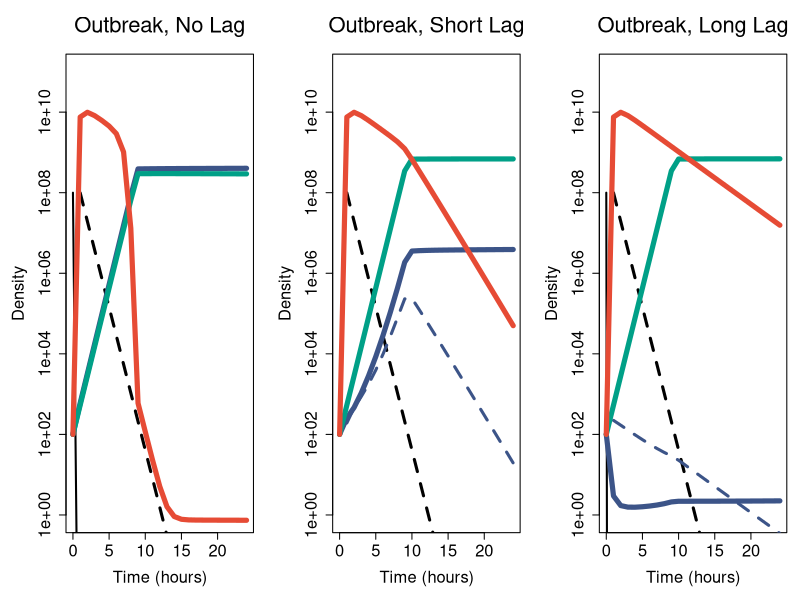
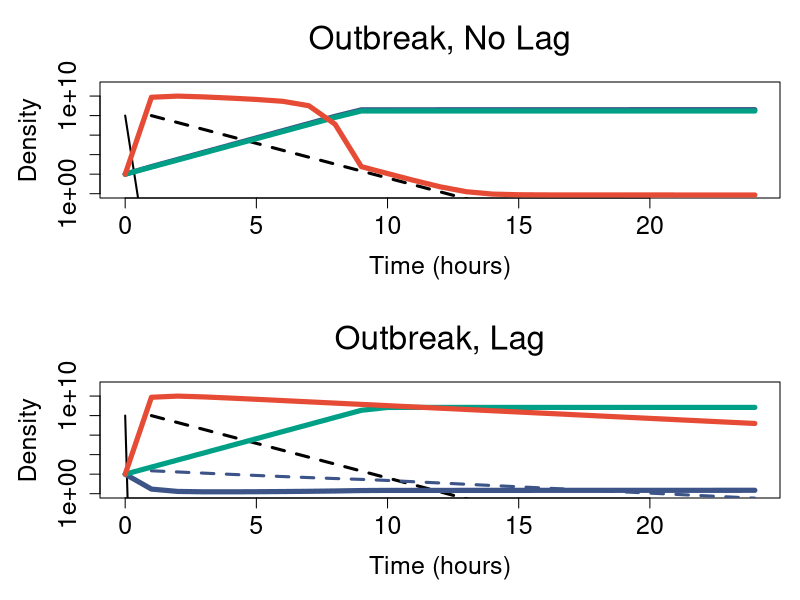
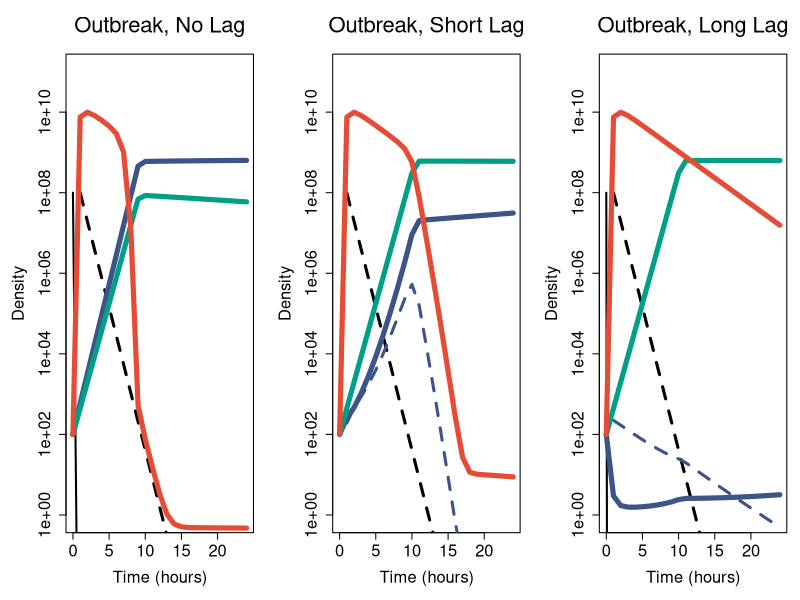
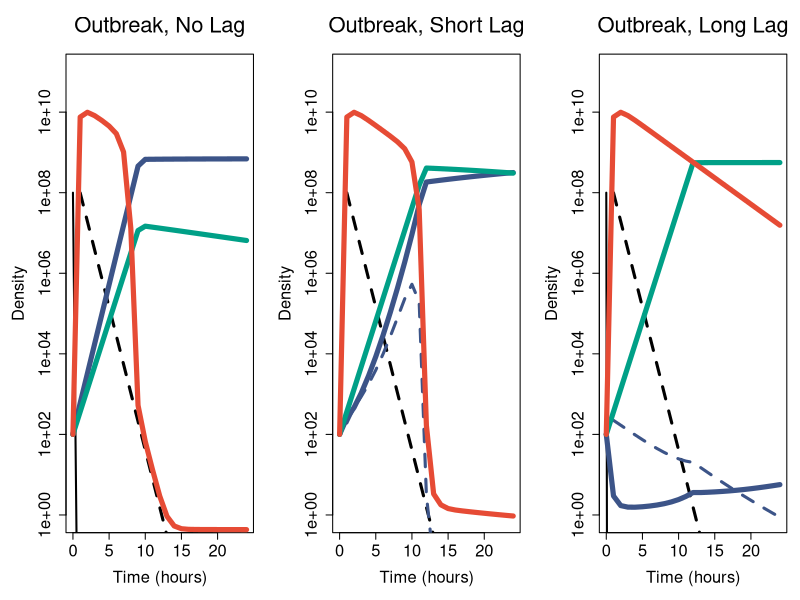
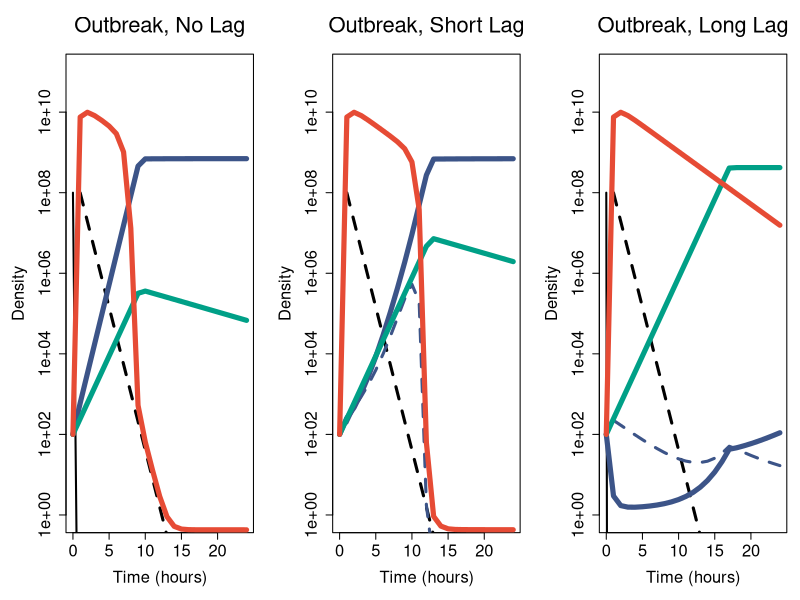
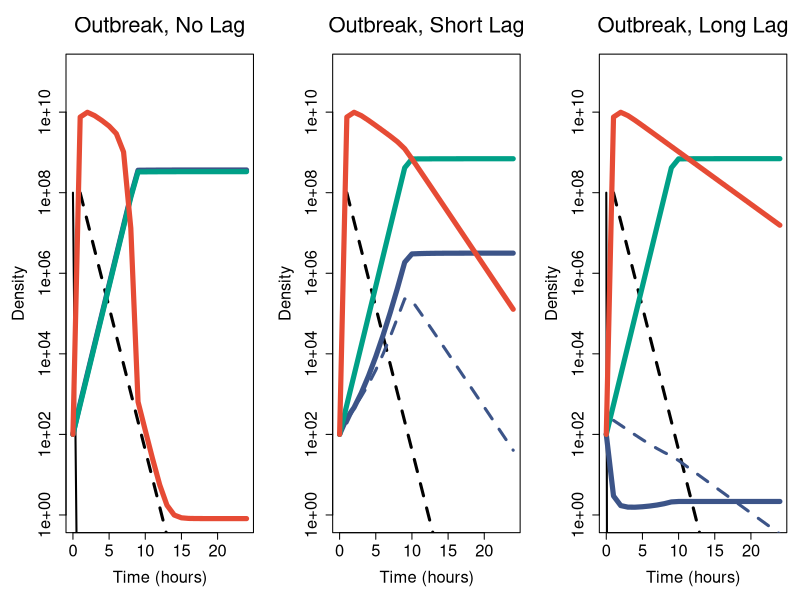
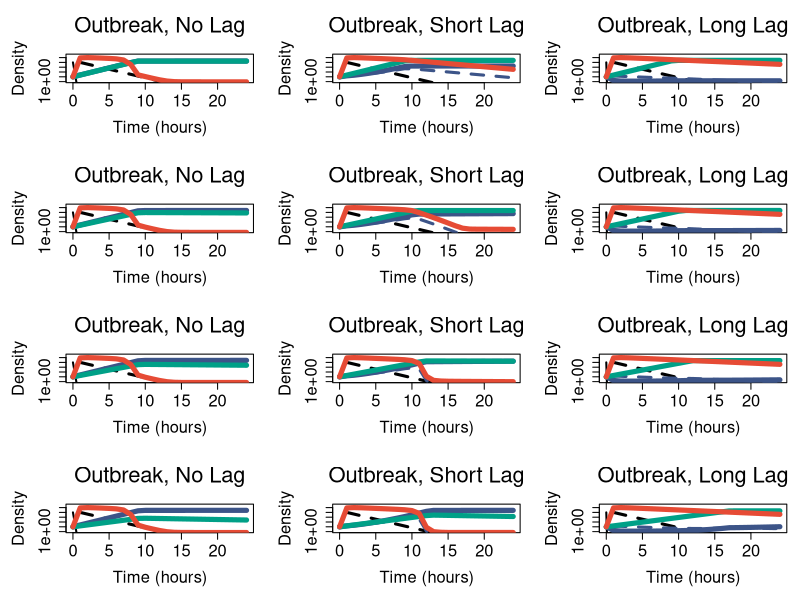

The R source for these figures, in order:

# JLW -2020

# Early infection dynamics during an outbreak (24 hrs w/ susceptible initial population)
# Panels A, B, C

# Load Packages
library(deSolve)
library(ggsci)
library(scales)

# Lag System
autoimmunitySystem <- function(t, state, parameters) {
  with(as.list(c(state, parameters)),{
    # rate of change
    V <- max(V,0)
    U <- max(U,0)
    D <- max(D,0)
    SM <- max(SM,0)
    I <- max(I,0)
    Id <- max(Id,0)
    dR <- w*(r0-R) - e*v*R*(U+D+SM)/(z+R)
    dU <- (v*R/(z+R) - delta*V - w)*U
    dI <- (1-mu)*delta*U*V - gam*I - w*I
    dD <- (v*R/(z+R) - w - delta*V)*D + mu*delta*V*U + phi*Id
    dId <-  delta*D*V - phi*Id - w*Id
    dSM <- ((1-kappa)*v*R/(z+R) - w)*SM
    dV <- w*(v0-V) + beta*gam*I - delta*(U+D)*V
    
    # return the rate of change
    list(c(dR,dU,dI,dD,dId,dSM,dV))
  }) # end with(as.list ...
}

# System of ODEs w/out lag
autoimmunitySystemNoLag <- function(t, state, parameters) {
  with(as.list(c(state, parameters)),{
    # rate of change
    V <- max(V,0)
    U <- max(U,0)
    D <- max(D,0)
    SM <- max(SM,0)
    I <- max(I,0)
    Id <- max(Id,0)
    dR <- w*(r0-R) - e*v*R*(U+D+SM)/(z+R)
    dU <- (v*R/(z+R) - delta*V - w)*U
    dI <- (1-mu)*delta*U*V - gam*I - w*I
    dD <- (v*R/(z+R) - w)*D + mu*delta*V*U
    dId <-  0
    dSM <- ((1-kappa)*v*R/(z+R) - w)*SM
    dV <- w*(v0-V) + beta*gam*I - delta*(U+D)*V
    
    # return the rate of change
    list(c(dR,dU,dI,dD,dId,dSM,dV))
  }) # end with(as.list ...
}

# Helper function to change parameters
getParameters <- function(w=0.3,
                r0=350,
                e=5e-7,
                v=2,
                z=1,
                mu=1e-7,
                delta=1e-7,
                gam=4/3,
                beta=80,
                v0=0,
                phi=4/3,
                xi=1/6,
                kappa=0.05){
  parameters <- c(w=w,
                  r0=r0,
                  e=e,
                  v=v,
                  z=z,
                  delta=delta,
                  mu=mu,
                  gam=gam,
                  beta=beta,
                  v0=v0,
                  phi=phi,
                  xi=xi,
                  kappa=kappa)
  return(parameters)
}

# Helper function to change initial conditions
getInitial <- function(R=350,
                       U=1e8,
                       I=0,
                       D=100,
                       Id=0,
                       SM=100,
                       V=0){
  state <- c(R=R,
             U=U,
             I=I,
             D=D,
             Id=Id,
             SM=SM,
             V=V)
  return(state)
}

# Helper function to plot model output
plotOut <- function(out,main=""){
  par(mar=c(5.1, 5, 4.1, 1))
  plot(out[,"time"],out[,"U"],type="l",
       log="y",ylim=c(1,1e11),lwd=2,main=main,
       xlab="Time (hours)",ylab="Density",
       cex.axis=1.5,cex.lab=1.5,cex.main=2)
  lines(out[,"time"],out[,"I"],col="black",lty=2,lwd=3)
  lines(out[,"time"],out[,"D"],col=pal_npg("nrc")(6)[4],lwd=5)
  lines(out[,"time"],out[,"Id"],col=pal_npg("nrc")(6)[4],lty=2,lwd=3)
  lines(out[,"time"],out[,"SM"],col=pal_npg("nrc")(6)[3],lwd=5)
  lines(out[,"time"],out[,"V"],col=pal_npg("nrc")(6)[1],lwd=5)
  par(mar=c(5.1, 4.1, 4.1, 2.1))
}


# Time range and initial conditions for numerical soln
times <- seq(0, 24, by = 1)
state <- getInitial(V=100)

# Run model w/ no, short, long lags
parameters <- getParameters(v0=100,kappa=0.01,phi=10)
out_immunization_longlag <- ode(y = state, 
           times = times, 
           func = autoimmunitySystem, 
           parms = parameters,
           method="lsoda")
parameters <- getParameters(v0=100,kappa=0.01,phi=1e3)
out_immunization_shortlag <- ode(y = state, 
           times = times, 
           func = autoimmunitySystem, 
           parms = parameters,
           method="lsoda")
parameters <- getParameters(v0=100,kappa=0.01,phi=0)
out_immunization_nolag <- ode(y = state, 
           times = times, 
           func = autoimmunitySystemNoLag, 
           parms = parameters,
           method="lsoda")

#save model output
setwd("~/immunelag/Fig4")
save(out_immunization_nolag,
     out_immunization_shortlag,
     out_immunization_longlag,
     file = "immunizationlag.RData")

# Plot
setwd("~/immunelag/Fig4")
pdf(paste0("ImmunizationLag.pdf"),width=12,height=4)
par(mfrow=c(1,3))
plotOut(out_immunization_nolag,main=expression("Outbreak, No Lag"))
plotOut(out_immunization_shortlag,main=expression("Outbreak, Short Lag"))
plotOut(out_immunization_longlag,main=expression("Outbreak, Long Lag"))
par(mfrow=c(1,3))
dev.off()


# Plot
setwd("~/immunelag/Fig4")
pdf(paste0("ImmunizationLag_slides.pdf"),width=4,height=8)
par(mfrow=c(2,1))
plotOut(out_immunization_nolag,main=expression("Outbreak, No Lag"))
plotOut(out_immunization_longlag,main=expression("Outbreak, Lag"))
par(mfrow=c(1,1))
dev.off()


# Very costly surface mutant (kappa = 0.1, otherwise same as above)

parameters <- getParameters(v0=100,kappa=0.1,phi=10)
out_immunization_longlag_costlysm <- ode(y = state, 
                                times = times, 
                                func = autoimmunitySystem, 
                                parms = parameters,
                                method="lsoda")
parameters <- getParameters(v0=100,kappa=0.1,phi=1e3)
out_immunization_shortlag_costlysm <- ode(y = state, 
                                 times = times, 
                                 func = autoimmunitySystem, 
                                 parms = parameters,
                                 method="lsoda")
parameters <- getParameters(v0=100,kappa=0.1,phi=0)
out_immunization_nolag_costlysm <- ode(y = state, 
                              times = times, 
                              func = autoimmunitySystemNoLag, 
                              parms = parameters,
                              method="lsoda")


setwd("~/immunelag/Fig4")
pdf(paste0("ImmunizationLag_costly.pdf"),width=12,height=4)
par(mfrow=c(1,3))
plotOut(out_immunization_nolag_costlysm,main=expression("Outbreak, No Lag"))
plotOut(out_immunization_shortlag_costlysm,main=expression("Outbreak, Short Lag"))
plotOut(out_immunization_longlag_costlysm,main=expression("Outbreak, Long Lag"))
par(mfrow=c(1,3))
dev.off()

parameters <- getParameters(v0=100,kappa=0.2,phi=10)
out_immunization_longlag_costlyx2sm <- ode(y = state, 
                                             times = times, 
                                             func = autoimmunitySystem, 
                                             parms = parameters,
                                             method="lsoda")
parameters <- getParameters(v0=100,kappa=0.2,phi=1e3)
out_immunization_shortlag_costlyx2sm <- ode(y = state, 
                                              times = times, 
                                              func = autoimmunitySystem, 
                                              parms = parameters,
                                              method="lsoda")
parameters <- getParameters(v0=100,kappa=0.2,phi=0)
out_immunization_nolag_costlyx2sm <- ode(y = state, 
                                           times = times, 
                                           func = autoimmunitySystemNoLag, 
                                           parms = parameters,
                                           method="lsoda")

setwd("~/immunelag/Fig4")
pdf(paste0("ImmunizationLag_costlyx2.pdf"),width=12,height=4)
par(mfrow=c(1,3))
plotOut(out_immunization_nolag_costlyx2sm,main=expression("Outbreak, No Lag"))
plotOut(out_immunization_shortlag_costlyx2sm,main=expression("Outbreak, Short Lag"))
plotOut(out_immunization_longlag_costlyx2sm,main=expression("Outbreak, Long Lag"))
par(mfrow=c(1,3))
dev.off()



parameters <- getParameters(v0=100,kappa=0.4,phi=10)
out_immunization_longlag_costlyx4sm <- ode(y = state, 
                                             times = times, 
                                             func = autoimmunitySystem, 
                                             parms = parameters,
                                             method="lsoda")
parameters <- getParameters(v0=100,kappa=0.4,phi=1e3)
out_immunization_shortlag_costlyx4sm <- ode(y = state, 
                                              times = times, 
                                              func = autoimmunitySystem, 
                                              parms = parameters,
                                              method="lsoda")
parameters <- getParameters(v0=100,kappa=0.4,phi=0)
out_immunization_nolag_costlyx4sm <- ode(y = state, 
                                           times = times, 
                                           func = autoimmunitySystemNoLag, 
                                           parms = parameters,
                                           method="lsoda")

setwd("~/immunelag/Fig4")
pdf(paste0("ImmunizationLag_costlyx4.pdf"),width=12,height=4)
par(mfrow=c(1,3))
plotOut(out_immunization_nolag_costlyx4sm,main=expression("Outbreak, No Lag"))
plotOut(out_immunization_shortlag_costlyx4sm,main=expression("Outbreak, Short Lag"))
plotOut(out_immunization_longlag_costlyx4sm,main=expression("Outbreak, Long Lag"))
par(mfrow=c(1,3))
dev.off()


parameters <- getParameters(v0=100,kappa=0,phi=10)
out_immunization_longlag_nocostsm <- ode(y = state, 
                                           times = times, 
                                           func = autoimmunitySystem, 
                                           parms = parameters,
                                           method="lsoda")
parameters <- getParameters(v0=100,kappa=0,phi=1e3)
out_immunization_shortlag_nocostsm <- ode(y = state, 
                                            times = times, 
                                            func = autoimmunitySystem, 
                                            parms = parameters,
                                            method="lsoda")
parameters <- getParameters(v0=100,kappa=0,phi=0)
out_immunization_nolag_nocostsm <- ode(y = state, 
                                         times = times, 
                                         func = autoimmunitySystemNoLag, 
                                         parms = parameters,
                                         method="lsoda")

setwd("~/immunelag/Fig4")
pdf(paste0("ImmunizationLag_nocost.pdf"),width=12,height=4)
par(mfrow=c(1,3))
plotOut(out_immunization_nolag_nocostsm,main=expression("Outbreak, No Lag"))
plotOut(out_immunization_shortlag_nocostsm,main=expression("Outbreak, Short Lag"))
plotOut(out_immunization_longlag_nocostsm,main=expression("Outbreak, Long Lag"))
par(mfrow=c(1,3))
dev.off()



setwd("~/immunelag/Fig4")
pdf(paste0("ImmunizationLag_comparecost.pdf"),width=12,height=16)
par(mfrow=c(4,3))
plotOut(out_immunization_nolag_nocostsm,main=expression("Outbreak, No Lag"))
plotOut(out_immunization_shortlag_nocostsm,main=expression("Outbreak, Short Lag"))
plotOut(out_immunization_longlag_nocostsm,main=expression("Outbreak, Long Lag"))

plotOut(out_immunization_nolag_costlysm,main=expression("Outbreak, No Lag"))
plotOut(out_immunization_shortlag_costlysm,main=expression("Outbreak, Short Lag"))
plotOut(out_immunization_longlag_costlysm,main=expression("Outbreak, Long Lag"))

plotOut(out_immunization_nolag_costlyx2sm,main=expression("Outbreak, No Lag"))
plotOut(out_immunization_shortlag_costlyx2sm,main=expression("Outbreak, Short Lag"))
plotOut(out_immunization_longlag_costlyx2sm,main=expression("Outbreak, Long Lag"))

plotOut(out_immunization_nolag_costlyx4sm,main=expression("Outbreak, No Lag"))
plotOut(out_immunization_shortlag_costlyx4sm,main=expression("Outbreak, Short Lag"))
plotOut(out_immunization_longlag_costlyx4sm,main=expression("Outbreak, Long Lag"))
par(mfrow=c(4,3))
dev.off()
